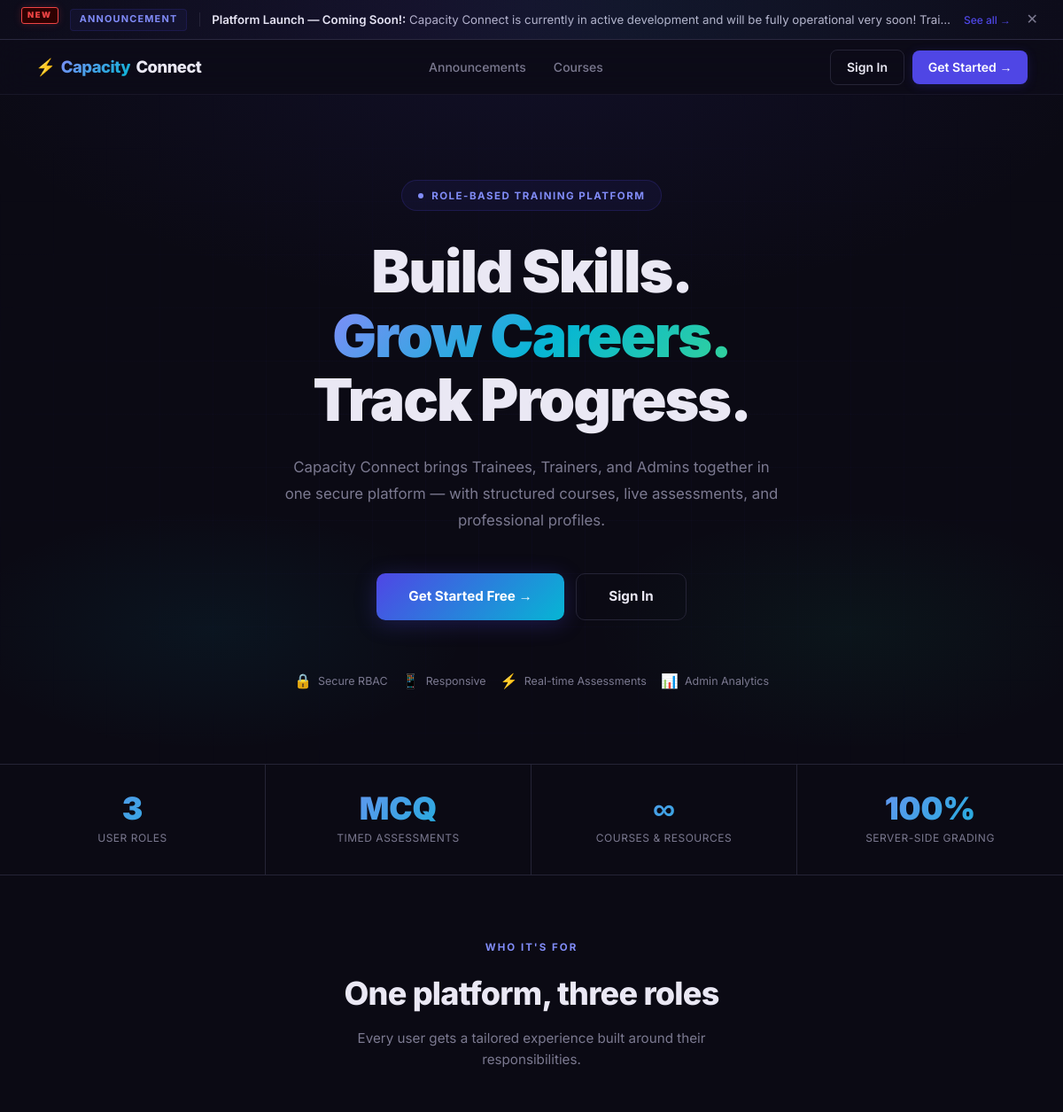
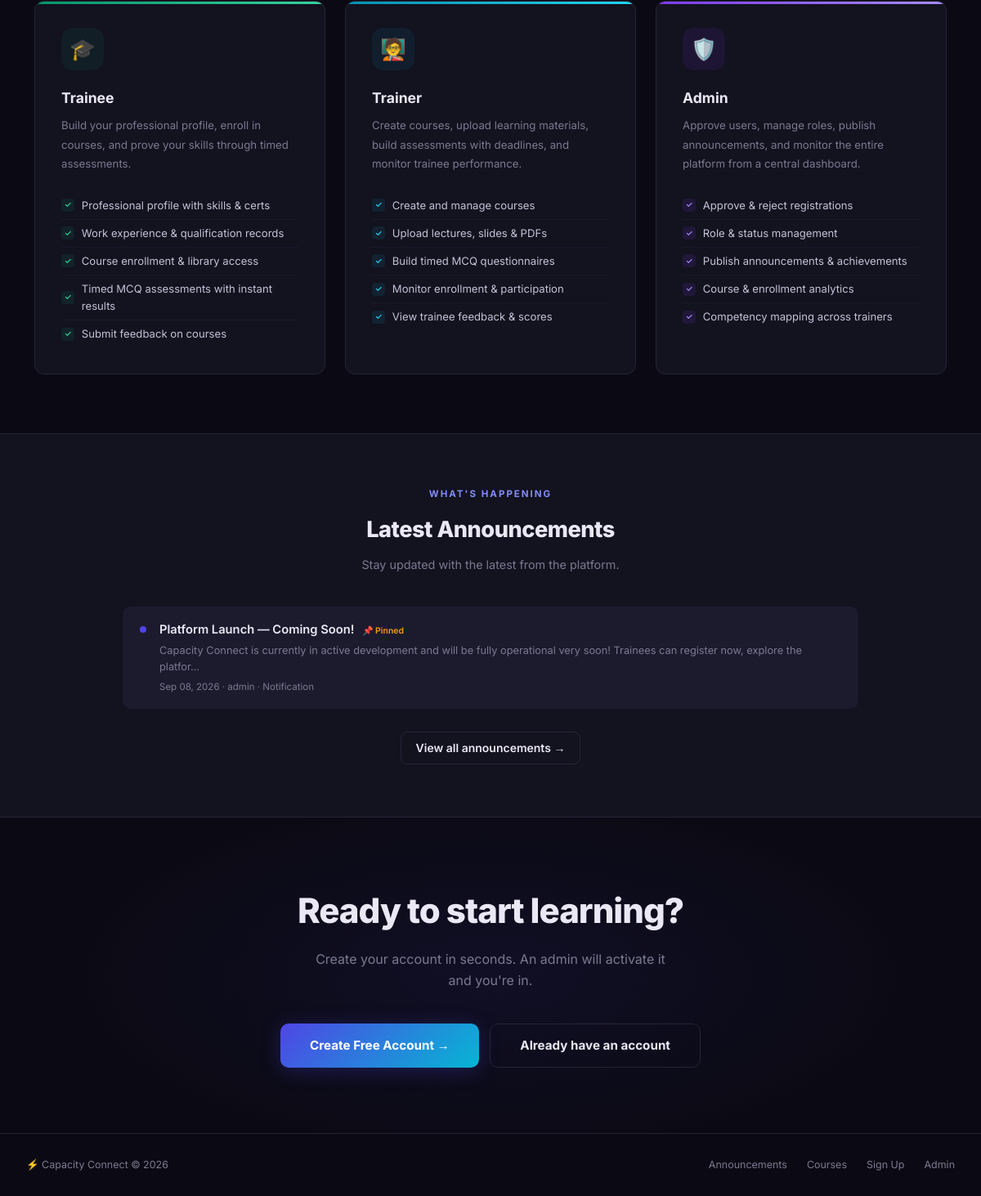
The page / on the database its author committed (2 pictures, top to bottom).
### announcements/models.py (models this page shows, shortened)
class Announcement(models.Model):
    TYPE_CHOICES = [
        ('GENERAL', 'General'),
        ('ACHIEVEMENT', 'Achievement'),
        ('CONTENT', 'New Content'),
        ('NOTIFICATION', 'Notification'),
    ]
    title = models.CharField(max_length=255)
    body = models.TextField()
    announcement_type = models.CharField(max_length=20, choices=TYPE_CHOICES, default='GENERAL')
    created_by = models.ForeignKey(
        settings.AUTH_USER_MODEL,
        on_delete=models.SET_NULL,
        null=True,
        related_name='announcements'
    )
    created_at = models.DateTimeField(auto_now_add=True)
    is_pinned = models.BooleanField(default=False, help_text="Pinned announcements appear at the top")
    class Meta:
        ordering = ['-is_pinned', '-created_at']

### accounts/models.py (models this page shows, shortened)
class CustomUser(AbstractUser):
    ROLE_CHOICES = (
        ('TRAINEE', 'Trainee'),
        ('TRAINER', 'Trainer'),
        ('ADMIN', 'Admin'),
    )
    STATUS_CHOICES = (
        ('PENDING', 'Pending Approval'),
        ('ACTIVE', 'Active'),
        ('REJECTED', 'Rejected'),
        ('SUSPENDED', 'Suspended'),
    )
    role = models.CharField(max_length=20, choices=ROLE_CHOICES, default='TRAINEE')
    status = models.CharField(max_length=20, choices=STATUS_CHOICES, default='PENDING')
    objects = CustomUserManager()

### announcements/views.py (the view)
# urls.py: path('', views.home_view, name='home'),
def home_view(request):
    latest_announcement = Announcement.objects.order_by('-is_pinned', '-created_at').first()
    all_announcements = Announcement.objects.select_related('created_by').all()[:6]
    return render(request, 'home.html', {
        'latest_announcement': latest_announcement,
        'all_announcements': all_announcements,
    })

### templates/home.html (shortened to what this page needs)
<!DOCTYPE html>
<html lang="en">
<head>
</head>
<body>
{% if latest_announcement %}
<div id="ann-bar">
    <span class="new-tag">new</span>
    <span class="ann-pill">Announcement</span>
    <div class="ann-content">
        <strong>{{ latest_announcement.title }}:</strong>
        {{ latest_announcement.body|truncatechars:120 }}
    </div>
    <a href="{% url 'announcement_list' %}" class="ann-cta">See all →</a>
    <button class="ann-close" onclick="this.closest('#ann-bar').remove()" title="Dismiss">✕</button>
</div>
{% endif %}
<nav>
    <a href="/" class="nav-brand">⚡ <span>Capacity</span> Connect</a>
    <div class="nav-links">
        <a href="{% url 'announcement_list' %}">Announcements</a>
        <a href="{% url 'course_list' %}">Courses</a>
    </div>
    <div class="nav-actions">
        {% if user.is_authenticated %}
            <a href="{% if user.role == 'TRAINEE' %}{% url 'profile_view' %}{% elif user.role == 'TRAINER' %}{% url 'trainer_dashboard' %}{% else %}{% url 'pending_users' %}{% endif %}"
               class="btn btn-outline">
                {% if user.role == 'ADMIN' %}🛡 Admin
                {% elif user.role == 'TRAINER' %}🎓 Trainer
                {% else %}👤 My Profile{% endif %}
            </a>
            <a href="{% url 'logout' %}" class="btn btn-outline">Logout</a>
        {% else %}
            <a href="{% url 'login' %}" class="btn btn-outline">Sign In</a>
            <a href="{% url 'register' %}" class="btn btn-primary-sm">Get Started →</a>
        {% endif %}
    </div>
</nav>
<section class="hero">
    <div class="hero-bg"></div>
    <div class="hero-grid"></div>
    <div class="hero-inner">
        <div class="hero-eyebrow">
            <div class="dot"></div>
            Role-based Training Platform
        </div>
        <h1>
            Build Skills.<br>
            <span class="gradient-text">Grow Careers.</span><br>
            Track Progress.
        </h1>
        <p class="hero-sub">
            Capacity Connect brings Trainees, Trainers, and Admins together in one secure
            platform — with structured courses, live assessments, and professional profiles.
        </p>
        <div class="hero-actions">
            {% if user.is_authenticated %}
                <a href="{% url 'course_list' %}" class="btn btn-hero btn-hero-primary">
                    Browse Courses →
                </a>
                {% if user.role == 'TRAINER' %}
                <a href="{% url 'create_course' %}" class="btn btn-hero btn-hero-ghost">
                    + Create a Course
                </a>
                {% endif %}
            {% else %}
                <a href="{% url 'register' %}" class="btn btn-hero btn-hero-primary">
                    Get Started Free →
                </a>
                <a href="{% url 'login' %}" class="btn btn-hero btn-hero-ghost">
                    Sign In
                </a>
            {% endif %}
        </div>
        <div class="trust-badges">
            <span class="trust-badge"><span class="icon">🔒</span> Secure RBAC</span>
            <span class="trust-badge"><span class="icon">📱</span> Responsive</span>
            <span class="trust-badge"><span class="icon">⚡</span> Real-time Assessments</span>
            <span class="trust-badge"><span class="icon">📊</span> Admin Analytics</span>
        </div>
    </div>
</section>
<div class="stats-strip">
    <div class="stat-cell">
        <div class="stat-num">3</div>
        <div class="stat-label">User Roles</div>
    </div>
    <div class="stat-cell">
        <div class="stat-num">MCQ</div>
        <div class="stat-label">Timed Assessments</div>
    </div>
    <div class="stat-cell">
        <div class="stat-num">∞</div>
        <div class="stat-label">Courses & Resources</div>
    </div>
    <div class="stat-cell">
        <div class="stat-num">100%</div>
        <div class="stat-label">Server-side Grading</div>
    </div>
</div>
<section class="section">
    <p class="section-eyebrow">Who it's for</p>
    <h2>One platform, three roles</h2>
    <p class="section-sub">Every user gets a tailored experience built around their responsibilities.</p>
    <div class="roles-grid">
        <div class="role-card trainee">
            <div class="top-bar"></div>
            <div class="role-icon">🎓</div>
            <div class="role-name">Trainee</div>
            <div class="role-desc">Build your professional profile, enroll in courses, and prove your skills through timed assessments.</div>
            <ul class="feature-list">
                <li><span class="check">✓</span>Professional profile with skills & certs</li>
                <li><span class="check">✓</span>Work experience & qualification records</li>
                <li><span class="check">✓</span>Course enrollment & library access</li>
                <li><span class="check">✓</span>Timed MCQ assessments with instant results</li>
                <li><span class="check">✓</span>Submit feedback on courses</li>
            </ul>
        </div>
        <div class="role-card trainer">
            <div class="top-bar"></div>
            <div class="role-icon">🧑‍🏫</div>
            <div class="role-name">Trainer</div>
            <div class="role-desc">Create courses, upload learning materials, build assessments with deadlines, and monitor trainee performance.</div>
            <ul class="feature-list">
                <li><span class="check">✓</span>Create and manage courses</li>
                <li><span class="check">✓</span>Upload lectures, slides & PDFs</li>
                <li><span class="check">✓</span>Build timed MCQ questionnaires</li>
                <li><span class="check">✓</span>Monitor enrollment & participation</li>
                <li><span class="check">✓</span>View trainee feedback & scores</li>
            </ul>
        </div>
        <div class="role-card admin">
            <div class="top-bar"></div>
            <div class="role-icon">🛡️</div>
            <div class="role-name">Admin</div>
            <div class="role-desc">Approve users, manage roles, publish announcements, and monitor the entire platform from a central dashboard.</div>
            <ul class="feature-list">
                <li><span class="check">✓</span>Approve & reject registrations</li>
                <li><span class="check">✓</span>Role & status management</li>
                <li><span class="check">✓</span>Publish announcements & achievements</li>
                <li><span class="check">✓</span>Course & enrollment analytics</li>
                <li><span class="check">✓</span>Competency mapping across trainers</li>
            </ul>
        </div>
    </div>
</section>
{% if all_announcements %}
<div class="ann-preview-section">
    <div class="ann-preview-inner">
        <p class="section-eyebrow" style="text-align:center;margin-bottom:0.75rem;">What's happening</p>
        <h2 style="text-align:center;font-size:1.7rem;font-weight:800;letter-spacing:-0.5px;margin-bottom:0.6rem;">Latest Announcements</h2>
        <p style="text-align:center;color:var(--muted);font-size:0.9rem;margin-bottom:2.5rem;">Stay updated with the latest from the platform.</p>
        {% for ann in all_announcements %}
        <div class="ann-row">
            <div class="ann-dot
                {% if ann.announcement_type == 'ACHIEVEMENT' %}dot-achievement
                {% elif ann.announcement_type == 'CONTENT' %}dot-content
                {% elif ann.announcement_type == 'NOTIFICATION' %}dot-notification
                {% else %}dot-general{% endif %}">
            </div>
            <div class="ann-row-content">
                <div class="ann-row-title">
                    {{ ann.title }}
                    {% if ann.is_pinned %}<span style="font-size:0.65rem;color:#f59e0b;margin-left:0.4rem;">📌 Pinned</span>{% endif %}
                </div>
                <div class="ann-row-body">{{ ann.body|truncatechars:140 }}</div>
                <div class="ann-row-meta">
                    {{ ann.created_at|date:"M d, Y" }}
                    {% if ann.created_by %} · {{ ann.created_by.get_full_name|default:ann.created_by.username }}{% endif %}
                    · <span style="text-transform:capitalize;">{{ ann.get_announcement_type_display }}</span>
                </div>
            </div>
        </div>
        {% endfor %}
        <div style="text-align:center;margin-top:1.75rem;">
            <a href="{% url 'announcement_list' %}" class="btn btn-outline">View all announcements →</a>
        </div>
    </div>
</div>
{% endif %}
<section class="cta-section">
    {% if not user.is_authenticated %}
    <h2>Ready to start learning?</h2>
    <p>Create your account in seconds. An admin will activate it and you're in.</p>
    <div class="cta-btns">
        <a href="{% url 'register' %}" class="btn btn-hero btn-hero-primary">Create Free Account →</a>
        <a href="{% url 'login' %}" class="btn btn-hero btn-hero-ghost">Already have an account</a>
    </div>
    {% else %}
    <h2>Welcome back{% if user.get_full_name %}, {{ user.first_name }}{% endif %} 👋</h2>
    <p>Pick up right where you left off.</p>
    <div class="cta-btns">
        <a href="{% url 'course_list' %}" class="btn btn-hero btn-hero-primary">Go to Courses →</a>
    </div>
    {% endif %}
</section>
<footer>
    <span>⚡ Capacity Connect &copy; 2026</span>
    <div style="display:flex;gap:1.5rem;">
        <a href="{% url 'announcement_list' %}">Announcements</a>
        <a href="{% url 'course_list' %}">Courses</a>
        <a href="{% url 'register' %}">Sign Up</a>
        <a href="/admin/">Admin</a>
    </div>
</footer>
</body>
</html>

### rows shown on the page
Announcement: title "Platform Launch — Coming Soon!", body "Capacity Connect is currently in active development and will be fully operational very soon! Trai…", is_pinned "📌 Pinned", body "Capacity Connect is currently in active development and will be fully operational very soon! Trainees can register now, explore the platfor…", created_at "Sep 08, 2026", created_by.get_full_name "admin", announcement_type "Notification"
